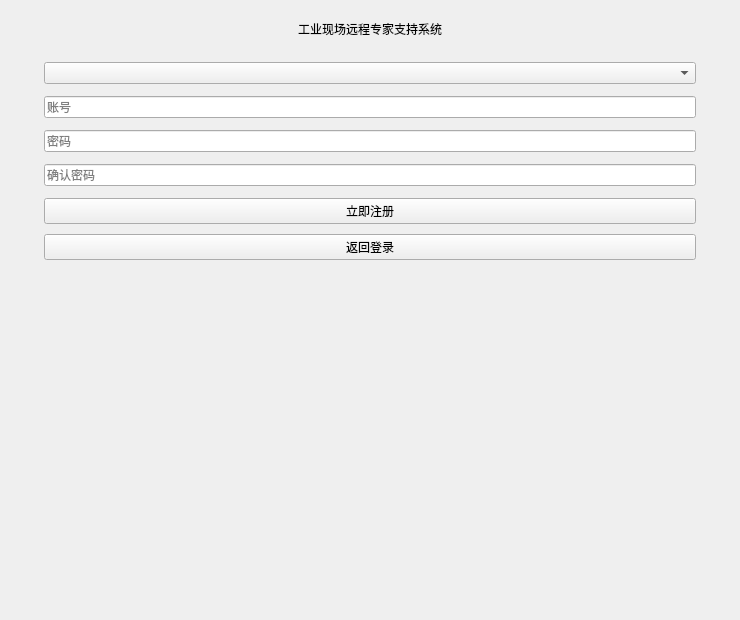
<?xml version="1.0" encoding="UTF-8"?>
<ui version="4.0">
 <class>Regist</class>
 <widget class="QWidget" name="Regist">
  <property name="geometry">
   <rect><x>0</x><y>0</y><width>740</width><height>620</height></rect>
  </property>
  <property name="minimumSize">
   <size><width>720</width><height>600</height></size>
  </property>
  <property name="windowTitle"><string>注册</string></property>

  <layout class="QVBoxLayout" name="mainLayout">
   <property name="leftMargin"><number>20</number></property>
   <property name="topMargin"><number>20</number></property>
   <property name="rightMargin"><number>20</number></property>
   <property name="bottomMargin"><number>20</number></property>
   <property name="spacing"><number>12</number></property>

   <item>
    <widget class="QLabel" name="lbTitle">
     <property name="text"><string>工业现场远程专家支持系统</string></property>
     <property name="alignment"><set>Qt::AlignHCenter|Qt::AlignVCenter</set></property>
     <property name="margin"><number>8</number></property>
     <property name="objectName"><string>headline</string></property>
    </widget>
   </item>

   <item>
    <widget class="QFrame" name="card">
     <property name="sizePolicy">
      <sizepolicy hsizetype="Preferred" vsizetype="Expanding">
       <horstretch>0</horstretch><verstretch>1</verstretch>
      </sizepolicy>
     </property>
     <property name="frameShape"><enum>QFrame::NoFrame</enum></property>
     <property name="frameShadow"><enum>QFrame::Plain</enum></property>

     <layout class="QVBoxLayout" name="cardLayout">
      <property name="leftMargin"><number>24</number></property>
      <property name="topMargin"><number>12</number></property>
      <property name="rightMargin"><number>24</number></property>
      <property name="bottomMargin"><number>12</number></property>
      <property name="spacing"><number>12</number></property>

      <item><widget class="QComboBox" name="cbRole"/></item>

      <item><widget class="QLineEdit" name="leUsername">
        <property name="placeholderText"><string>账号</string></property>
      </widget></item>

      <item><widget class="QLineEdit" name="lePassword">
        <property name="placeholderText"><string>密码</string></property>
        <property name="echoMode"><enum>QLineEdit::Password</enum></property>
      </widget></item>

      <item><widget class="QLineEdit" name="leConfirm">
        <property name="placeholderText"><string>确认密码</string></property>
        <property name="echoMode"><enum>QLineEdit::Password</enum></property>
      </widget></item>

      <item>
       <layout class="QVBoxLayout" name="btnsLayout">
        <property name="spacing"><number>10</number></property>
        <item><widget class="QPushButton" name="btnRegister">
          <property name="minimumHeight"><number>44</number></property>
          <property name="text"><string>立即注册</string></property>
        </widget></item>
        <item><widget class="QPushButton" name="btnBack">
          <property name="minimumHeight"><number>42</number></property>
          <property name="text"><string>返回登录</string></property>
        </widget></item>
       </layout>
      </item>

      <item><spacer name="spacer_inside_card_bottom">
        <property name="orientation"><enum>Qt::Vertical</enum></property>
        <property name="sizeHint"><size><width>20</width><height>8</height></size></property>
      </spacer></item>

     </layout>
    </widget>
   </item>

   <item><spacer name="spacer_bottom">
     <property name="orientation"><enum>Qt::Vertical</enum></property>
     <property name="sizeHint"><size><width>20</width><height>12</height></size></property>
   </spacer></item>

  </layout>
 </widget>
 <resources/>
 <connections/>
</ui>
